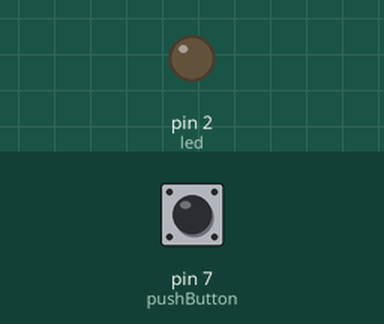
Recording of a sketch running on a simulated Arduino Uno, built with avr-gcc and run on an emulated ATmega328P. On the bench: output pins drawn as LEDs (lit = HIGH). Dashed ring = blinking. The inputs (shaded band) are chosen by the test bench; at power-on: pin 7 (pushButton) HIGH.

Above: at 1.2 s.
1.3 s: pin 7 (pushButton) pulled LOW for 1 s
At 2.7 s:
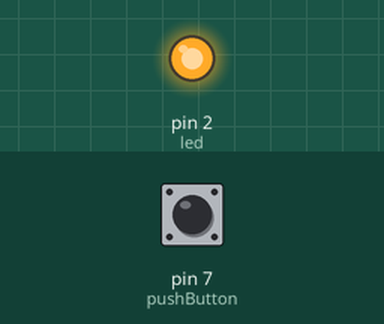
3.8 s: pin 7 (pushButton) pulled LOW for 0.15 s
At 5.0 s:
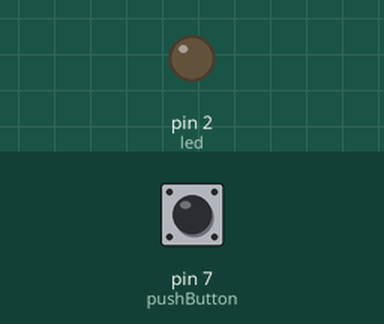
5.4 s: pin 7 (pushButton) pulled LOW for 3.2 s
At 5.5 s:
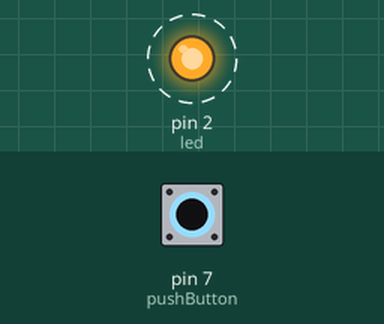
Timing chart, 0 to 9.9 s (numbered marks = the images above; inputs shaded):
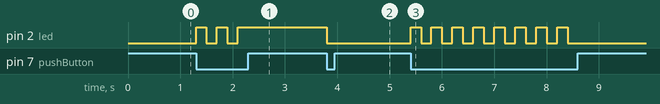

The sketch:

pushbutton.ino
```cpp
const int pushButton = 7; //PINO DIGITAL UTILIZADO PELO PUSH BUTTON
const int led = 2; //PINO DIGITAL UTILIZADO PELO LED

int leitura = 0; //VARIÁVEL QUE ARMAZENA O VALOR LIDO NA PORTA DIGITAL
int statusLed = 0; //VARIÁVEL QUE CONTROLA O ESTADO DO LED (ACESO / APAGADO)

void setup() {
pinMode(pushButton, INPUT_PULLUP); //DEFINE A PORTA COMO ENTRADA E ATIVA O RESISTOR INTERNO DE PULL UP
pinMode(led, OUTPUT); //DEFINE A PORTA COMO SAÍDA
}
void loop(){
  leitura = digitalRead(pushButton); //LÊ O VALOR NA PORTA DIGITAL E ARMAZENA NA VARIÁVEL

  if((leitura == 0) && (statusLed == 0)){ //SE O VALOR LIDO FOR IGUAL A 0 "E" O ESTADO DO LED FOR IGUAL A 0, FAZ
  digitalWrite(led, HIGH); //LED ACESO
  statusLed = 1; //VARIÁVEL RECEBE VALOR 1 (LIGADO)
  delay(200); //INTERVALO DE 200 MILISSEGUNDOS
  }else{ //SENÃO, FAZ
    if((leitura == 0) && (statusLed == 1)){ //SE O VALOR LIDO FOR IGUAL A 0 "E" O ESTADO DO LED FOR IGUAL A 1, FAZ
      digitalWrite(led, LOW); //LED APAGADO
      statusLed = 0; //VARIÁVEL RECEBE VALOR 0 (DESLIGADO)
      delay(200); //INTERVALO DE 200 MILISSEGUNDOS
    }
  }
}
```

Measured:
- after the input at 1.3 s, pin 2 (led): alternates HIGH for 0.20 s and LOW for 0.20 s, 5 changes in all, then stays HIGH, starting at once
- after the input at 3.8 s, pin 2 (led): HIGH → LOW at once
- after the input at 5.4 s, pin 2 (led): alternates HIGH for 0.20 s and LOW for 0.20 s, 16 changes in all, then stays LOW, starting at once
